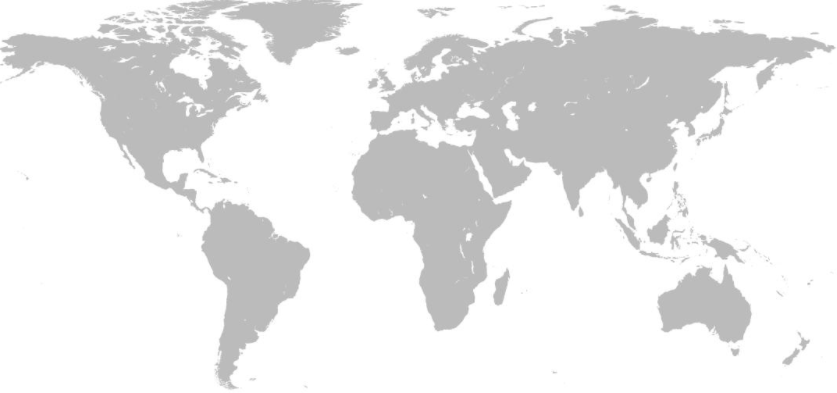
#> input picture opencv/world.png, 837 x 393 px, found by its file name
$ python 2contours.py
#> lines starting #> are read from the running program, lines starting #| are printed output that depends on the picture
import numpy as np
import cv2 as cv
from matplotlib import pyplot as plt

img = cv.imread('world.png')
#> img is the input picture: shape (393, 837, 3); min 179, max 255, mean 234.1
gray = cv.cvtColor(img, cv.COLOR_BGR2GRAY) # convert to grayscale
blur = cv.blur(gray, (3, 3)) # blur the image
ret, thresh = cv.threshold(blur, 50, 255, cv.THRESH_BINARY)
#> thresh: shape (393, 837); every value is 255

# Finding contours for the thresholded image
contours, hierarchy = cv.findContours(thresh, cv.RETR_TREE, cv.CHAIN_APPROX_SIMPLE)
#> contours = [[[0, 0], [0, 392], [836, 392], [836, 0]]]

# create hull array for convex hull points
hull = []
# calculate points for each contour
for i in range(len(contours)):
    # creating convex hull object for each contour
    hull.append(cv.convexHull(contours[i], False))
#> this loop made 1 pass
#> after the loop, hull = [[[836, 0], [836, 392], [0, 392], [0, 0]]]
# create an empty black image
drawing = np.zeros((thresh.shape[0], thresh.shape[1], 3), np.uint8)
# draw contours and hull points
for i in range(len(contours)):
    color_contours = (0, 0, 255) # red - color for contours
    color = (255, 0, 0) # blue - color for convex hull
    # draw ith contour
    cv.drawContours(drawing, contours, i, color_contours, 1, 8, hierarchy)
    cv.imshow("drawing", drawing)
    # draw ith convex hull object
    cv.drawContours(drawing, hull, i, color, 1, 8)
    cv.imshow("drawing", drawing)
#> this loop made 1 pass
#> (color_contours, color) on pass 1: ((0, 0, 255), (255, 0, 0))
#> pass 1, `cv.imshow("drawing", drawing)`:
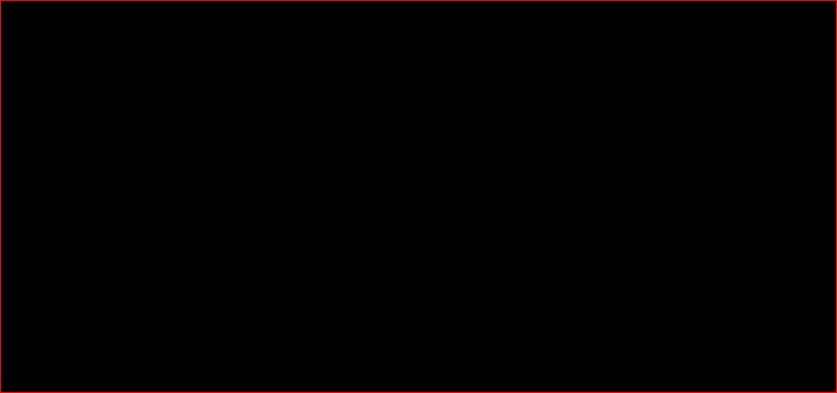
#> window 'drawing': shape (393, 837, 3); mean B, G, R 0, 0, 1.9
#> pass 1, `cv.imshow("drawing", drawing)`:
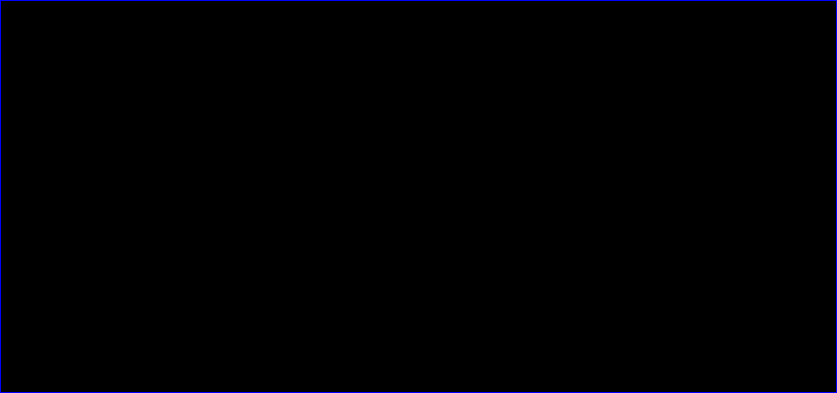
#> window 'drawing': shape (393, 837, 3); mean B, G, R 1.9, 0, 0
cv.imshow("drawing", drawing)


k = cv.waitKey(0)
#> (key Esc is pressed here)
if k == 27:
    cv.destroyAllWindows()
